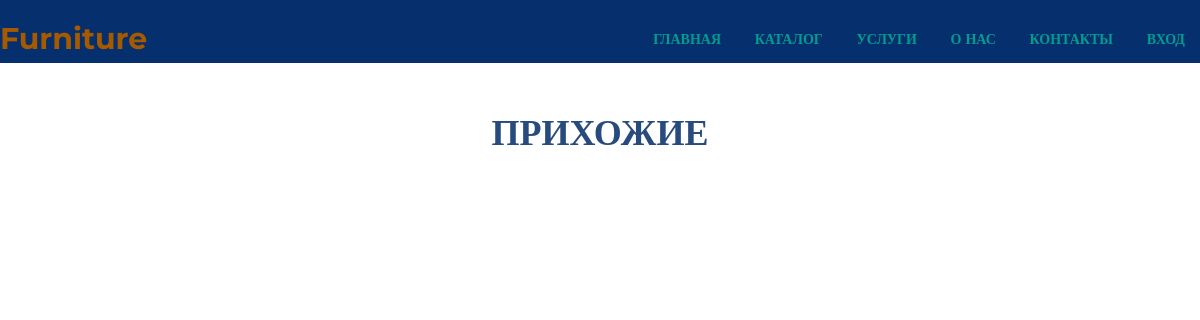
The page /hallway/ on the database as committed earlier.
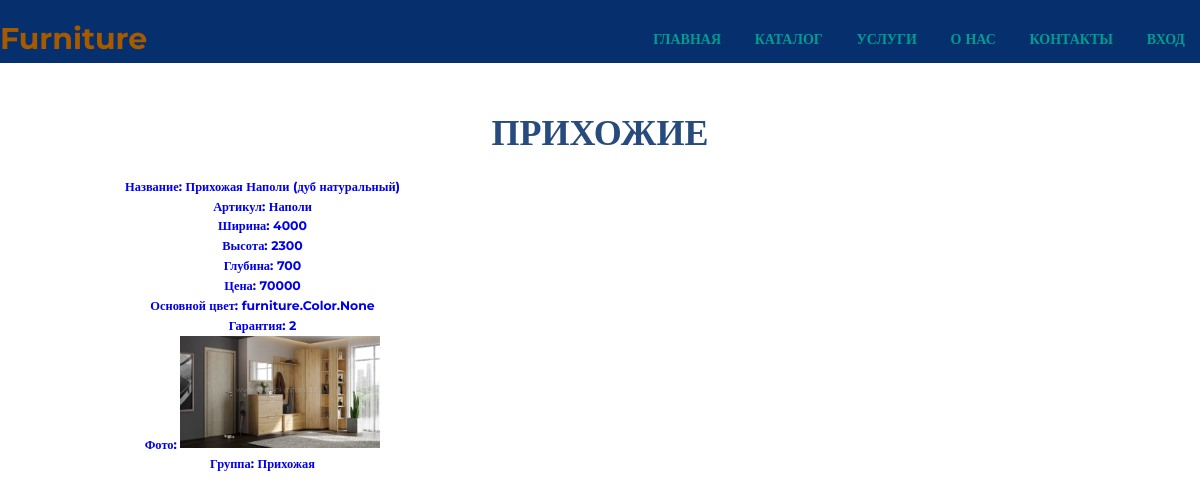
The same page on the database as committed later.
### furniture/models.py (models this page shows, shortened)
class Product(models.Model):
    title = models.CharField("Название", max_length=100)
    artikle = models.ForeignKey(Artikle, verbose_name="Артикул", on_delete=models.CASCADE)
    width = models.PositiveIntegerField("Ширина")
    height = models.PositiveIntegerField("Высота")
    depth = models.PositiveIntegerField("Глубина")
    coast = models.PositiveIntegerField("Цена")
    colors = models.ManyToManyField(Color, verbose_name="Основной цвет")
    ffrancia = models.PositiveIntegerField("Гарантия")
    photo = models.ImageField("Фото",  upload_to="products/")
    group = models.ForeignKey(Group, verbose_name="Группа", on_delete=models.CASCADE)
    class Meta:
        verbose_name = "Продукт"
        verbose_name_plural = "Продукт"

class Artikle(models.Model):
    title = models.CharField("Название", max_length=100)
    artikle = models.CharField("Артикул", max_length=30)
    def __str__(self):
        return self.title
    class Meta:
        verbose_name = "Автикл"
        verbose_name_plural = "Артиклы"

class Group(models.Model):
    title = models.CharField("Название", max_length=100)
    photo = models.ImageField("Фото",  upload_to="products/")
    def __str__(self):
        return self.title
    class Meta:
        verbose_name = "Группа"
        verbose_name_plural = "Группы"

### furniture/views.py (the view)
# urls.py: path("hallway/", views.ItemsViewHallway.as_view()),
class ItemsViewHallway(View):
    def get(self, request):
        item = Product.objects.filter(group_id=8)
        return render(request, "hallway.html", {'item_list': item})

### templates/hallway.html (shortened to what this page needs)
<!DOCTYPE html>
{% load static %}
<html>
<head>
  <link rel="stylesheet" href="{% static 'css/style.css' %}">
</head>
<body>
  <header class="header">
    <div class="container">
      <div class="header__inner">
        <div class="header__logo">Furniture</div>
        <nav class="nav">
          <a class="nav__link" href="/">Главная</a>
          <a class="nav__link" href="/#catalog">Каталог</a>
          <a class="nav__link" href="/#service">Услуги</a>
          <a class="nav__link" href="/us">О нас</a>
          <a class="nav__link" href="/us#cont">Контакты</a>
          {% if user.is_authenticated %}
            <a class="nav__link" href="/account/logout">Выход</a>
            <h2 class="nav__link">{{user.username }}</h2>
          {% else %}
            <a class="nav__link" href="/account/login">Вход</a>
          {% endif %}
        </nav>
      </div>
    </div>
  </header>
  <section class="section"  id="catalog">
    <div class="container">
      <div class="section__header">
        <h2 class="section__title">Прихожие</h2>
        <div class="catalog">
            {% for item in item_list %}
            <div class="item">
              <a href="/{{ item.id }}">
                <h5>Название: {{item.title}}</h5>
                <h5>Артикул: {{item.artikle}}</h5>
                <h5>Ширина: {{item.width}}</h5>
                <h5>Высота: {{item.height}}</h5>
                <h5>Глубина: {{item.depth}}</h5>
                <h5>Цена: {{item.coast}}</h5>
                <h5>Основной цвет: {{item.colors}}</h5>
                <h5>Гарантия: {{item.ffrancia}}</h5>
                <div class="item__img">
                    <h5>Фото: <img class="item__img" src="{{ item.photo.url }}" alt=""></h5>
                </div>
                <h5>Группа: {{item.group}}</h5>
              </a>
            </div>
            {% endfor %}
        </div>
      </div>
  </section>
</body>
</html>

Rows that differ between the two databases and show on the page:
added Product: title "Прихожая Наполи (дуб натуральный)", artikle "Наполи", width "4000", height "2300", depth "700", coast "70000", colors "furniture.Color.None", ffrancia "2", photo (picture), group "Прихожая"
